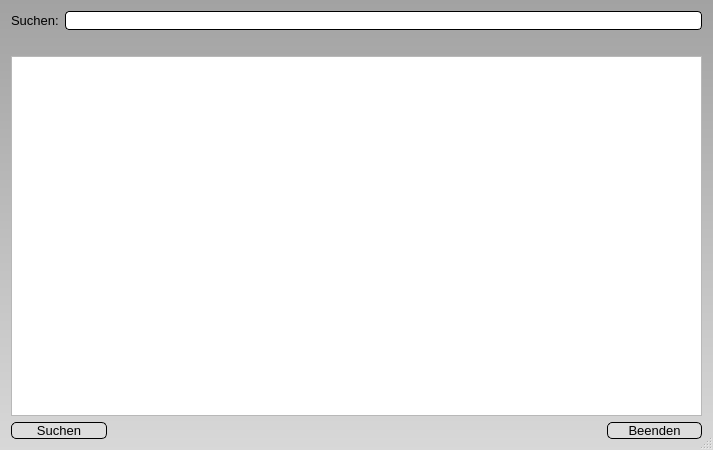
<?xml version="1.0" encoding="UTF-8"?>
<ui version="4.0">
 <class>LAP_Themenkatalog_Suche</class>
 <widget class="QDialog" name="LAP_Themenkatalog_Suche">
  <property name="geometry">
   <rect>
    <x>0</x>
    <y>0</y>
    <width>713</width>
    <height>450</height>
   </rect>
  </property>
  <property name="minimumSize">
   <size>
    <width>713</width>
    <height>450</height>
   </size>
  </property>
  <property name="windowTitle">
   <string>Suche</string>
  </property>
  <property name="styleSheet">
   <string notr="true">QPushButton:hover {
	border-width: 2px;
	cursor: pointer;
}
QPushButton:focus {
	border-width: 2px;
}
QPushButton{
border-style: outset;
border-width: 1px;
border-color: black;
background-color: #DDDDDD;
border-radius:5px;
}
QLineEdit{
border-style: outset;
border-width: 1px;
border-color: black;
background-color: #FFFFFF;
border-radius:4px;
}
QDialog{
background-color: qlineargradient(spread:pad, x1:1, y1:1, x2:1, y2:0, stop:0 rgba(216, 216, 216, 255), stop:1 rgba(162, 162, 162, 255))
}</string>
  </property>
  <property name="sizeGripEnabled">
   <bool>true</bool>
  </property>
  <layout class="QGridLayout" name="gridLayout">
   <item row="2" column="0">
    <widget class="QTableWidget" name="tW_LAP_Themenkatalog_DB">
     <property name="maximumSize">
      <size>
       <width>16777215</width>
       <height>16777215</height>
      </size>
     </property>
     <property name="font">
      <font>
       <pointsize>10</pointsize>
      </font>
     </property>
     <property name="editTriggers">
      <set>QAbstractItemView::NoEditTriggers</set>
     </property>
     <property name="alternatingRowColors">
      <bool>true</bool>
     </property>
     <attribute name="verticalHeaderVisible">
      <bool>false</bool>
     </attribute>
    </widget>
   </item>
   <item row="3" column="0">
    <layout class="QHBoxLayout" name="horizontalLayout">
     <property name="spacing">
      <number>500</number>
     </property>
     <item>
      <widget class="QPushButton" name="pB_Suchen">
       <property name="maximumSize">
        <size>
         <width>100</width>
         <height>16777215</height>
        </size>
       </property>
       <property name="font">
        <font>
         <pointsize>10</pointsize>
        </font>
       </property>
       <property name="text">
        <string>Suchen</string>
       </property>
       <property name="icon">
        <iconset>
         <normaloff>../../_Symbole/UsedSymbols/searchmagnifierinterfacesymbol1_79893.ico</normaloff>../../_Symbole/UsedSymbols/searchmagnifierinterfacesymbol1_79893.ico</iconset>
       </property>
      </widget>
     </item>
     <item>
      <widget class="QPushButton" name="pB_Beenden">
       <property name="maximumSize">
        <size>
         <width>100</width>
         <height>16777215</height>
        </size>
       </property>
       <property name="font">
        <font>
         <pointsize>10</pointsize>
        </font>
       </property>
       <property name="text">
        <string>Beenden</string>
       </property>
       <property name="icon">
        <iconset>
         <normaloff>../../_Symbole/UsedSymbols/log-out_icon-icons.com_50106.ico</normaloff>../../_Symbole/UsedSymbols/log-out_icon-icons.com_50106.ico</iconset>
       </property>
      </widget>
     </item>
    </layout>
   </item>
   <item row="1" column="0">
    <spacer name="verticalSpacer">
     <property name="font">
      <font>
       <pointsize>10</pointsize>
      </font>
     </property>
     <property name="orientation">
      <enum>Qt::Vertical</enum>
     </property>
     <property name="sizeType">
      <enum>QSizePolicy::Fixed</enum>
     </property>
     <property name="sizeHint" stdset="0">
      <size>
       <width>20</width>
       <height>20</height>
      </size>
     </property>
    </spacer>
   </item>
   <item row="0" column="0">
    <layout class="QHBoxLayout" name="horizontalLayout_2">
     <item>
      <widget class="QLabel" name="lbl_Suchbegriff">
       <property name="font">
        <font>
         <pointsize>10</pointsize>
        </font>
       </property>
       <property name="text">
        <string>Suchen:</string>
       </property>
      </widget>
     </item>
     <item>
      <widget class="QLineEdit" name="le_Suchbegriff">
       <property name="font">
        <font>
         <pointsize>10</pointsize>
        </font>
       </property>
      </widget>
     </item>
    </layout>
   </item>
  </layout>
 </widget>
 <resources/>
 <connections/>
</ui>
